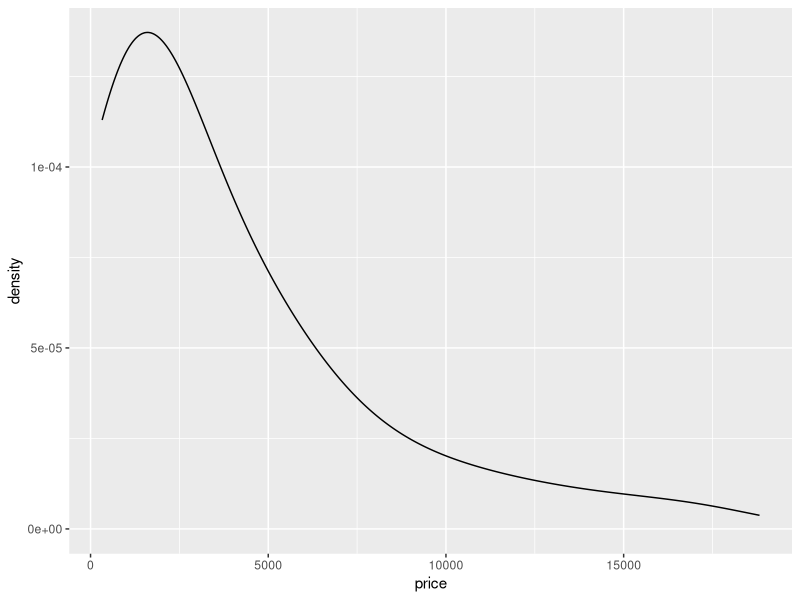
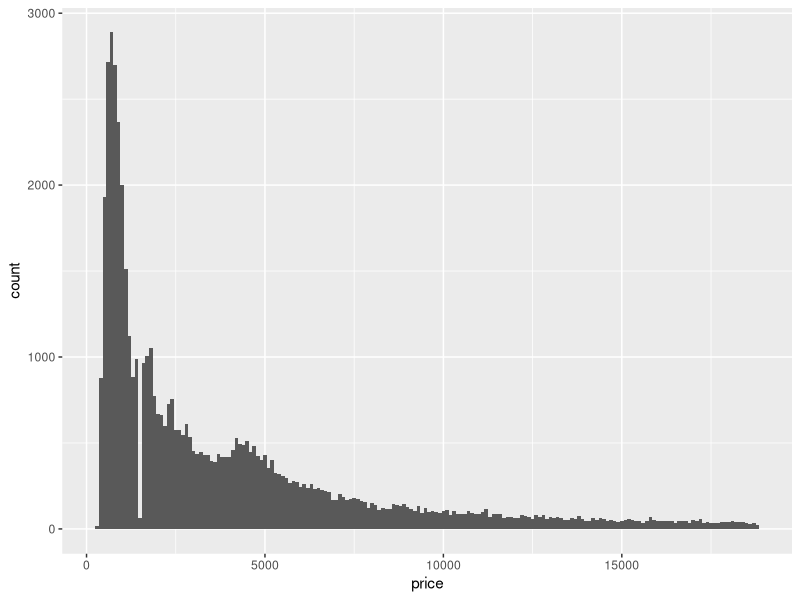
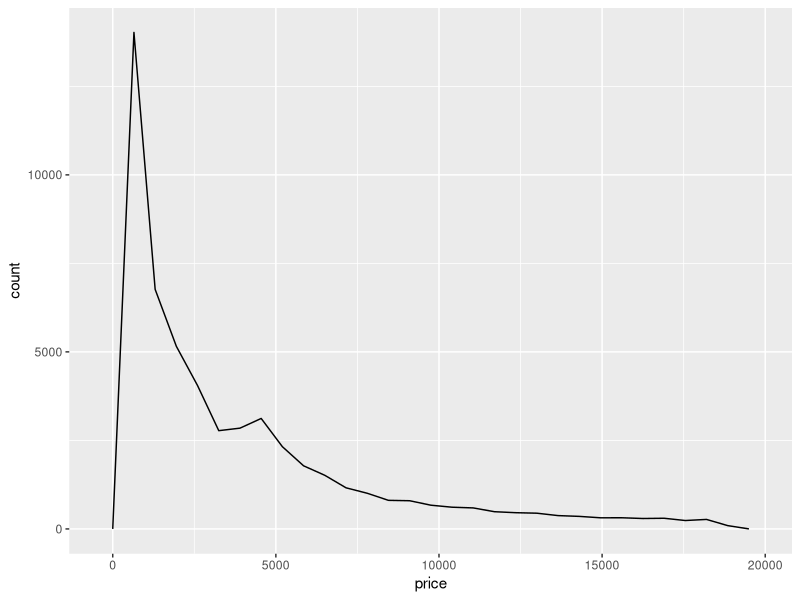
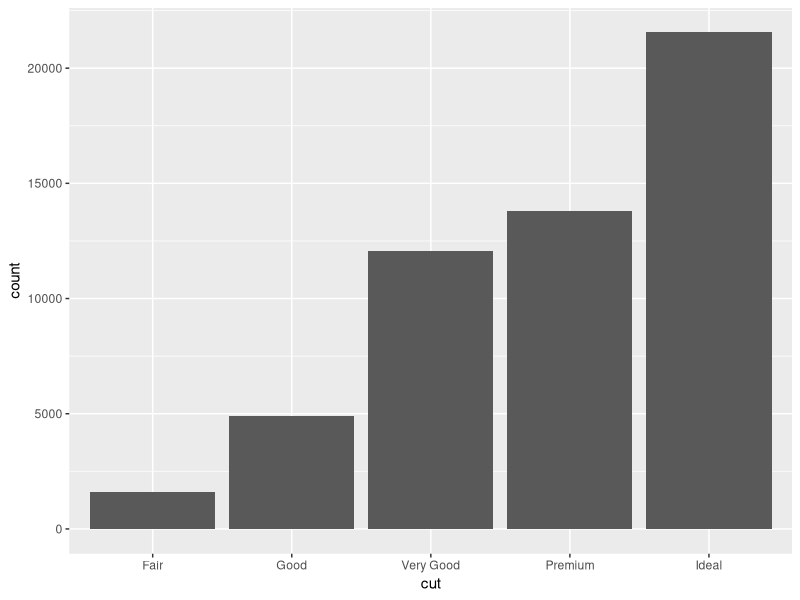
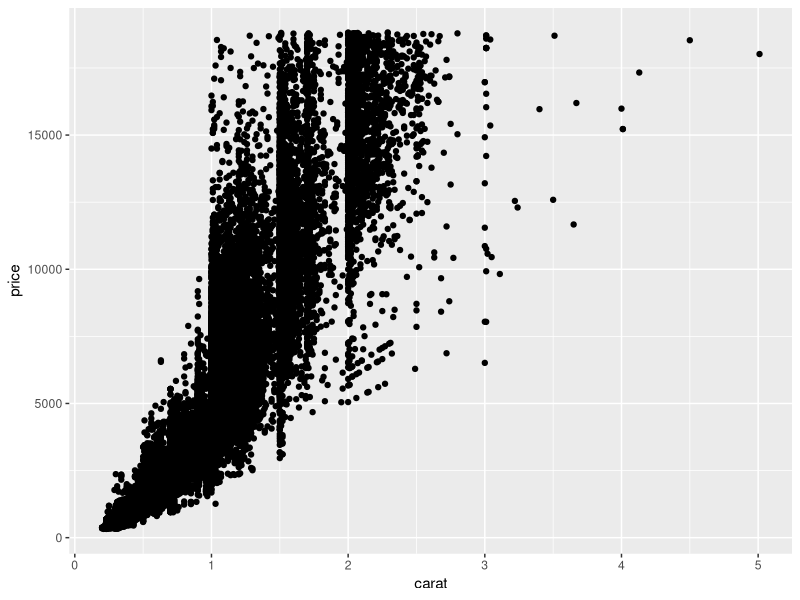
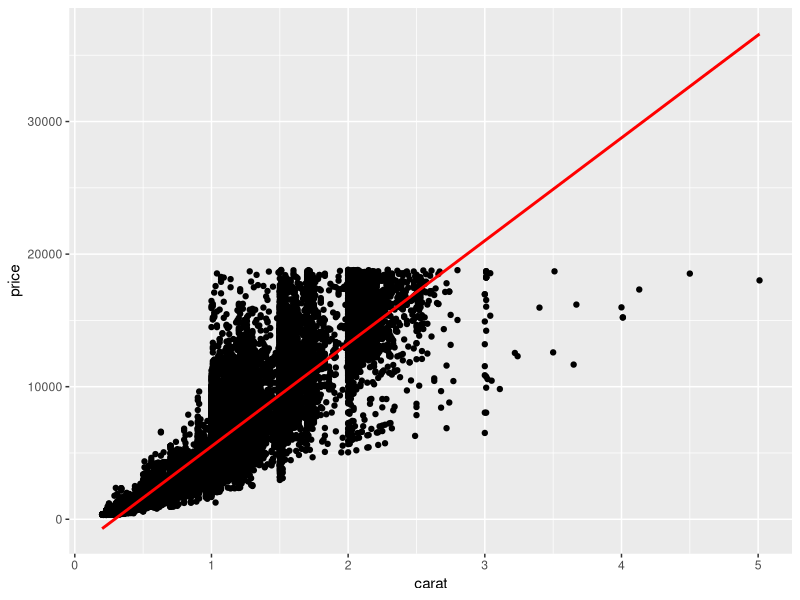
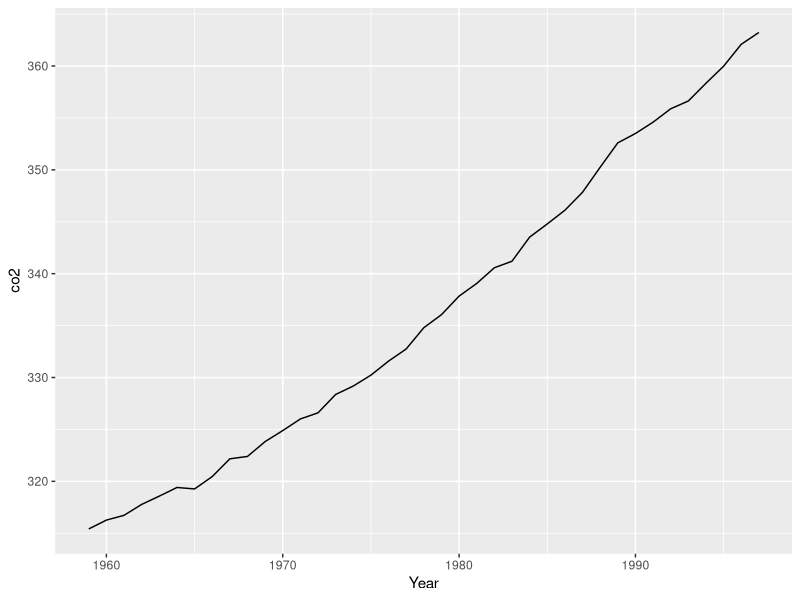
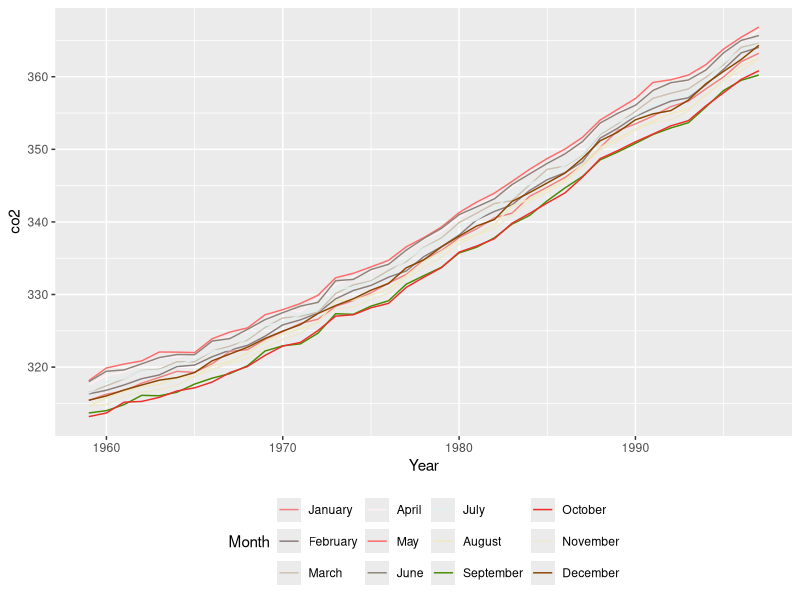

R code for these plots, in order:
library(dplyr)
library(ggplot2)
library(tidyr)
library(gridExtra)
library(patchwork)
library(RColorBrewer)

data(diamonds)
data(co2)
# tidy co2 
co2 <- data.frame(Year = rep(1959:1997, each = 12),
                  Month = rep(format(ISOdate(2004,1:12,1),"%B"), 39),
                  co2 = as.numeric(co2))

# geometries
# geometries denoted by geom_xxx are the building blocks of ggplots

# common 1D geoms: geom_density, geom_histogram, geom_freqpoly, geom_bar
# common 2D geoms: geom_point, geom_line, geom_bar(stat = "identity")

### 1D geoms only need you to specify an "x" in the aesthetics

## geom_density
diamonds %>% 
  ggplot(aes(x = price)) + 
  geom_density(adjust = 5)  # data smoothed

## geom_histogram
diamonds %>% 
  ggplot(aes(x = price)) + 
  geom_histogram(binwidth = 100) # rougher histogram with increased number of bins

## geom_freqpoly
diamonds %>% 
  ggplot(aes(x = price)) + 
  geom_freqpoly(binwidth = 650) # semi-smoothed data by increasing binwidth

## additional parameters control smoothing (see ?geom_xxx)

# EXERCISE: adapt each of the plots above so that the densities/histograms are 
# either "smoother" or "rougher". Choose an appropriate amount of smoothing.

## geom_bar

# default behaviour for geom_bar is to count stuff, so 1D
diamonds %>% ggplot(aes(x = cut)) + 
  geom_bar()

### 2D geoms need x and y in aes

## geom_point

diamonds %>% ggplot(aes(x = carat, y = price)) + 
  geom_point()

# often nice to add a smooth line of best fit with geom_smooth, which
# uses generalised additive models (gams) by default, covered in later
# courses
diamonds %>% ggplot(aes(x = carat, y = price)) + 
  geom_point() + 
  geom_smooth(method = "lm" , color = "red") # add red linear regression line

# EXERCISE: adapt the code you just used to fit a straight line rather than a smooth

## geom_line

co2 %>% filter(Month == "January") %>%
  ggplot(aes(x = Year, y = co2)) + 
  geom_line()

# EXERCISE: show lines for all 12 months on the plot (a) by using fill or colour, 
# (b) without using fill or colour

#Create a distinct color pallete from R colors
color = grDevices::colors()[grep('gr(a|e)y', grDevices::colors(), invert = T)]

## a.
co2 %>% ggplot(aes(x = Year, y = co2)) + 
  geom_line(aes(color = factor(Month , levels = month.name))) + 
  labs(color = "Month") + 
  theme(legend.position = "bottom") + 
  scale_color_manual(values = (sample(color, 12)))

## b.
colors <- sample(color,12)

#col <- c("January" = colors[1], "February"= colors[2],"March"= colors[3],"April"= colors[4],"May"= colors[5],"June"= colors[6],"July"= colors[7],"August"= colors[8], "September" = colors[9], "October"= colors[10] , "November"= colors[11] , "December"= colors[12]) 

p<-ggplot() +
  geom_line(data = filter(co2, Month == "January") , aes(x = Year , y = co2 , color = colors[1])) +
  geom_line(data = filter(co2, Month == "February") , aes(x = Year , y = co2 , color = colors[2])) +
  geom_line(data = filter(co2, Month == "March") , aes(x = Year , y = co2 , color = colors[3])) +
  geom_line(data = filter(co2, Month == "April") , aes(x = Year , y = co2 , color = colors[4])) +
  geom_line(data = filter(co2, Month == "May") , aes(x = Year , y = co2 , color = colors[5])) +
  geom_line(data = filter(co2, Month == "June") , aes(x = Year , y = co2 , color = colors[6])) +
  geom_line(data = filter(co2, Month == "July") , aes(x = Year , y = co2 , color = colors[7])) +
  geom_line(data = filter(co2, Month == "August") , aes(x = Year , y = co2 , color = colors[8])) +
  geom_line(data = filter(co2, Month == "September") , aes(x = Year , y = co2 , color = colors[9])) +
  geom_line(data = filter(co2, Month == "October") , aes(x = Year , y = co2 , color = colors[10])) +
  geom_line(data = filter(co2, Month == "November") , aes(x = Year , y = co2 , color = colors[11])) +
  geom_line(data = filter(co2, Month == "December") , aes(x = Year , y = co2 , color = colors[12])) 
p + scale_color_identity(name = "Months" , breaks = colors , labels = month.name , guide = "legend")

# EXERCISE: flip Month and Year around so that each line represents a Year, and the 
# Month is on the x-axis

co2 %>% ggplot(aes(x = factor(Month, levels = month.name), y = co2, group = Year)) + 
  geom_line(aes(color = factor(Year))) + 
  labs(color = "Year") + 
  theme(legend.position = "bottom") + 
  scale_color_manual(values = (sample(color, 39)))

## geom_area

# just fills in area under a geom_line
co2 %>% filter(Month == "January") %>%
  ggplot(aes(x = Year, y = co2)) + 
  geom_area()

## geom_bar

# with (stat = "identity") plots x and y directly, no counts
diamonds %>% group_by(cut) %>% summarize(meanprice = mean(price)) %>%
  ggplot(aes(x = cut, y = meanprice)) + 
  geom_bar(stat = "identity")

### discretising continuous variables

## ggplot provides 3 helper functions:
# cut_interval: divides data into fixed number of bins
# cut_width: divides data into bins of fixed width
# cut_number: divides data into n bins each containing (approximately) the same number of points

diamonds %>%
  ggplot(aes(x = cut_interval(price, n = 5))) + 
  geom_bar()

diamonds %>%
  ggplot(aes(x = cut_width(price, width = 5000))) + 
  geom_bar()

diamonds %>%
  ggplot(aes(x = cut_number(price, n = 5))) + 
  geom_bar()

# these are especially useful when grouping/faceting on continuous variables

# EXERCISE: Display the distribution of price conditional on cut and carat. 
# Try facetting by cut and grouping by carat. Try facetting by carat and grouping by cut. 
# Which do you prefer?

# Facetting by cut and grouping by carat
diamonds %>% ggplot(aes(x = cut_interval(carat, n = 12) , y = price))  + geom_bar(stat = "identity") + facet_grid(cut~.) # This is preferred

# Facetting by carat and grouping by cut
diamonds %>% ggplot(aes(x = cut , y = price))  + geom_bar(stat = "identity")  + facet_wrap(~cut_interval(carat, n=12))

# EXERCISE: Compare the relationship between price and carat for each colour.
# What makes it hard to compare the groups? Is grouping better or facetting? 
# If you use facetting, what annotation might you add to make it easier to see 
# the differences between panels?

diamonds %>% ggplot(aes(x = cut_width(carat,0.5) , y = price , fill = color)) + geom_bar(stat = "identity")

diamonds %>% ggplot(aes(x = cut_width(carat,0.5) , y = price , fill = color)) + geom_bar(stat = "identity") + facet_grid(color~.)

### Labels (labs)

## sets text for axis labels and title
## NOT the appearance of the text, that's a "theme" (next)

co2 %>% filter(Month == "January") %>%
  ggplot(aes(x = Year, y = co2)) + 
  geom_line() +
  labs(x = "Year", y = "C02 level (PPM)", 
       title = "Increasing atmospheric concentrations of CO2", 
       subtitle = "Values for February, March and April of 1964 obtained by interpolation")

# nice to have CO2 with a subscript on the "2"
co2 %>% filter(Month == "January") %>%
  ggplot(aes(x = Year, y = co2)) + 
  geom_line() +
  labs(x = "Year", y = expression(paste(CO[2]," level")), 
       title = expression(paste("Increasing atmospheric concentrations of ", CO[2])), 
       subtitle = "Values for February, March and April of 1964 obtained by interpolation")

### Themes

## fine-scale control and polishing

# loads of options
?theme

# make a plot
pp <- diamonds %>% sample_n(1000) %>%
  ggplot(aes(x = carat, y = price)) + 
  geom_point()
pp 

# change the background colour
pp + 
  theme(panel.background = element_rect(fill = "red"))

# that's too dark, add some transparency
pp + 
  theme(panel.background = element_rect(fill = alpha('red', 0.2)))

# change axis text 
pp + 
  theme(axis.text = element_text(colour = "red", size = rel(1.5)))

# change axis labels text 
pp + 
  theme(axis.title = element_text(colour = "red", size = rel(1.5)))

# can also add transparency to axis labels (not a good idea here) 
pp + 
  theme(axis.title = element_text(colour = alpha('red', 0.2), size = rel(1.5)))

# arrows on the axes
pp + 
  theme(axis.line = element_line(arrow = arrow()))

# even finer control... changes look of arrow heads
pp + 
  theme(axis.line = element_line(arrow = arrow(angle = 20, length = unit(0.1, "inches"))))

# grid lines
pp +
  theme(panel.grid.major = element_line(colour = "red"),
        panel.grid.minor = element_line(colour = "orange"))

pp +
  theme(panel.grid.major = element_line(colour = "red", size = 1),
        panel.grid.minor = element_line(colour = "orange", size = 1))

# spacing between gridlines isn't a theme setting, its in "scale_"
pp +
  theme(panel.grid.major = element_line(colour = "red"),
        panel.grid.minor = element_line(colour = "orange")) +
  scale_x_continuous(breaks = seq(from = 0, to = 3, by = 0.5),
                     minor_breaks = seq(from = 0, to = 3, by = 0.1))

# same for y axis
pp +
  theme(panel.grid.major = element_line(colour = "red"),
        panel.grid.minor = element_line(colour = "orange")) +
  scale_y_continuous(breaks = seq(from = 0, to = 20000, by = 10000),
                     minor_breaks = seq(from = 0, to = 20000, by = 500))

# can also set manual axis text at tickmarks
pp +
  scale_y_continuous(breaks = seq(from = 0, to = 20000, by = 5000),
                     labels = c("R0", "R5,000", "R10,000", "R15,000", "R20,000"))

# longer axis ticks
pp +
  scale_y_continuous(breaks = seq(from = 0, to = 20000, by = 5000),
                     labels = c("R0", "R5,000", "R10,000", "R15,000", "R20,000")) +
  theme(axis.ticks.length=unit(.25, "cm"))

# put it all together
pp + 
  labs(x = "Weight of diamond (carats)", y = "Price of diamond (USD)") +
  theme(panel.background = element_rect(fill = alpha('red', 0.2)),
        axis.text = element_text(colour = "red", size = rel(1.5)),
        axis.title = element_text(colour = "red", size = rel(1.5)))


# EXERCISE: choose any of the plots you've made and add axis labels, title, and 
# subtitle

# EXERCISE: Improve the plot below by adding appropriate axis labels, 
# rotating the x axis text so that it is vertical, and change
# the axis text so that it does not include numbers in scientific notation

diamonds %>%
  ggplot(aes(x = cut_interval(price, n = 5))) + 
  geom_bar()

# EXERCISE: Use geom_label to add a label to the plot below that identifies 
# the diamond with the largest value-per-carat. Bonus: make the labelling 
# "automatic" so that it still works if you resample another 10 diamonds 
# (make the label's location dynamic, rather than at a fixed (x,y) location)

diamonds %>% sample_n(10) %>%
  ggplot(aes(x = carat, y = price)) + 
  geom_point()

### Adding geoms from different datasets

# Task: make a figure that shows the CO2 concentration over time for a
# specific month as a line (like done above), and then on top of that
# plots the mean CO2 concentrations over time (i.e. averages over all
# months) as a bar graph

co2mean <- co2 %>% group_by(Year) %>% summarize(mean_co2 = mean(co2))

co2 %>% filter(Month == "June") %>%
  ggplot(aes(x = Year, y = co2)) + 
  geom_bar(data = co2mean, aes(x = Year, y = mean_co2),
           stat = "identity", alpha = 0.4) + 
  geom_line(colour = "red")

# limiting the range on the y-axis
co2 %>% filter(Month == "June") %>%
  ggplot(aes(x = Year, y = co2)) + 
  geom_bar(data = co2mean, aes(x = Year, y = mean_co2),
           stat = "identity", alpha = 0.4) + 
  geom_line(colour = "red") +
  ylim(c(300, 400))

# can't use ylim, drops the observations, need "coord_cartesian"
co2 %>% filter(Month == "June") %>%
  ggplot(aes(x = Year, y = co2)) + 
  geom_bar(data = co2mean, aes(x = Year, y = mean_co2),
           stat = "identity", alpha = 0.4) + 
  geom_line(colour = "red") +
  coord_cartesian(ylim = c(300, 375))

# this is probably a better plot
co2 %>% filter(Month == "June") %>%
  ggplot(aes(x = Year, y = co2)) + 
  geom_line(data = co2mean, aes(x = Year, y = mean_co2)) + 
  geom_line(colour = "red") 

### Showing multiple plots

# Make a few plots
p1 <- diamonds %>% ggplot(aes(x = price)) + geom_density() + ggtitle("Default")
p2 <- diamonds %>% ggplot(aes(x = price)) + geom_density(adjust = 0.5) + ggtitle("Wiggly")
p3 <- diamonds %>% ggplot(aes(x = price)) + geom_density(adjust = 5) + ggtitle("Smooth")
p4 <- diamonds %>% ggplot(aes(x = price)) + geom_histogram() + ggtitle("Histogram")

# layout with gridExtra package
grid.arrange(p1, p2, p3, p4, nrow = 1)
grid.arrange(p1, p2, p3, p4, nrow = 2)
grid.arrange(p1, p2, p3, layout_matrix = matrix(c(1,2,1,3), nrow = 2))
grid.arrange(p1, p2, p3, layout_matrix = matrix(c(1,1,2,3), nrow = 2))

# layout with patchwork package
p1 + p2 
p1 + p2 + p3 + plot_layout(ncol = 3)
p1 + p2 + p3 + plot_layout(ncol = 3, widths = c(2, 1, 1))

# nesting plots
p1 + { p2 + p3 } + plot_layout(ncol = 2)
p1 + { p2 + { p3 + p4 } } + plot_layout(ncol = 1)

# various operators for manipulating layout (-, /, |)
p1 + p2 - p3 + plot_layout(ncol=1)
p1 + p2 - p3 - p4 + plot_layout(ncol=1)
p1 + p2 - p3 + p4 + plot_layout(ncol=1)
p1 + p2 - (p3 + p4) + plot_layout(ncol=1)
p1 + p2 - (p3 + p4 + p1) + plot_layout(ncol=1)

(p1 | p2 | p3) / p4
p4 / (p1 | p2 | p3)

# saving your plots
p_all <- p1 + p2 + p3 + p4 + plot_layout(ncol = 4)
ggsave(p_all, file = "myplot.png", width = 9, height = 3, dpi = 400)
